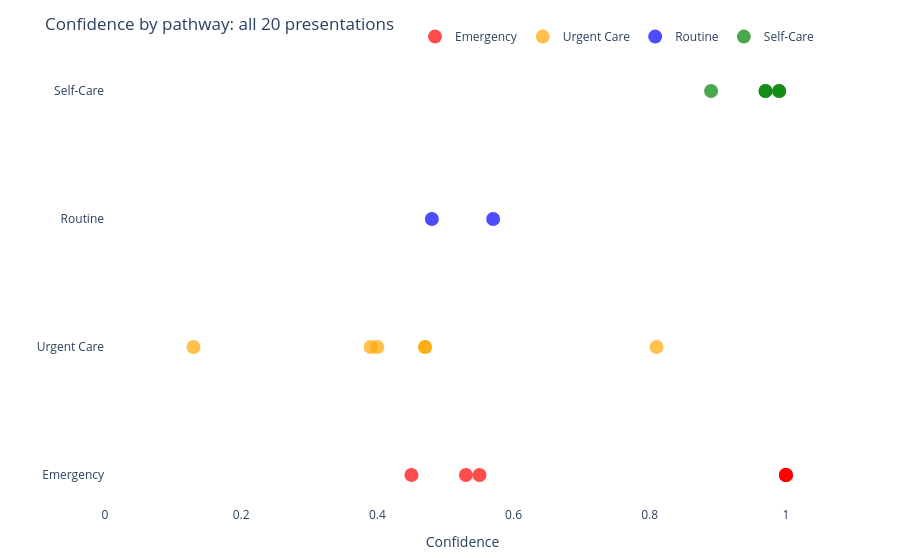

Here is the notebook cell this chart was saved with:
### Markdown cell above
## 9. Confidence by pathway

Each presentation as a point, showing confidence and assigned pathway.

### Code cell
fig3 = go.Figure()

for pathway, color in pathway_colors.items():
    subset = results_df[results_df["pathway"] == pathway]
    if subset.empty:
        continue
    fig3.add_trace(go.Scatter(
        x=subset["confidence"],
        y=subset["pathway"],
        mode="markers",
        name=pathway,
        marker=dict(color=color, size=14, opacity=0.7),
        text=subset["id"] + " (age " + subset["age"].astype(str) + ")<br>"
             + subset["band"],
        hoverinfo="text+x",
    ))

fig3.update_layout(
    title="Confidence by pathway: all 20 presentations",
    xaxis_title="Confidence",
    xaxis=dict(range=[0, 1.05]),
    yaxis_title="",
    plot_bgcolor="white",
    paper_bgcolor="white",
    font=dict(size=12),
    margin=dict(t=60, b=40),
    legend=dict(orientation="h", yanchor="bottom", y=1.02, xanchor="right", x=1),
)
fig3.show()

### Figure 1 — Plotly figure (JSON) as saved in the notebook; plotly's stock layout.template omitted (floating-point values rounded to 4 significant figures)
{"data": [{"hoverinfo": "text+x", "marker": {"color": "red", "opacity": 0.7, "size": 14}, "mode": "markers", "name": "Emergency", "text": ["P001 (age 58)<br>clear_emergency", "P002 (age 67)<br>clear_emergency", "P003 (age 34)<br>clear_emergency", "P004 (age 22)<br>clear_emergency", "P016 (age 82)<br>edge", "P019 (age 25)<br>edge", "P020 (age 55)<br>edge"], "type": "scatter", "x": [1.0, 1.0, 1.0, 1.0, 0.55, 0.53, 0.45], "y": ["Emergency", "Emergency", "Emergency", "Emergency", "Emergency", "Emergency", "Emergency"]}, {"hoverinfo": "text+x", "marker": {"color": "orange", "opacity": 0.7, "size": 14}, "mode": "markers", "name": "Urgent Care", "text": ["P005 (age 45)<br>ambiguous", "P012 (age 52)<br>ambiguous", "P013 (age 38)<br>ambiguous", "P015 (age 29)<br>ambiguous", "P017 (age 7)<br>edge", "P018 (age 31)<br>edge"], "type": "scatter", "x": [0.39, 0.47, 0.81, 0.4, 0.13, 0.47], "y": ["Urgent Care", "Urgent Care", "Urgent Care", "Urgent Care", "Urgent Care", "Urgent Care"]}, {"hoverinfo": "text+x", "marker": {"color": "blue", "opacity": 0.7, "size": 14}, "mode": "markers", "name": "Routine", "text": ["P011 (age 44)<br>ambiguous", "P014 (age 60)<br>ambiguous"], "type": "scatter", "x": [0.48, 0.57], "y": ["Routine", "Routine"]}, {"hoverinfo": "text+x", "marker": {"color": "green", "opacity": 0.7, "size": 14}, "mode": "markers", "name": "Self-Care", "text": ["P006 (age 28)<br>clear_self_care", "P007 (age 35)<br>clear_self_care", "P008 (age 19)<br>clear_self_care", "P009 (age 42)<br>clear_self_care", "P010 (age 31)<br>clear_self_care"], "type": "scatter", "x": [0.97, 0.99, 0.97, 0.89, 0.99], "y": ["Self-Care", "Self-Care", "Self-Care", "Self-Care", "Self-Care"]}], "layout": {"font": {"size": 12}, "legend": {"orientation": "h", "x": 1, "xanchor": "right", "y": 1.02, "yanchor": "bottom"}, "margin": {"b": 40, "t": 60}, "paper_bgcolor": "white", "plot_bgcolor": "white", "title": {"text": "Confidence by pathway: all 20 presentations"}, "xaxis": {"range": [0, 1.05], "title": {"text": "Confidence"}}, "yaxis": {"title": {"text": ""}}}}
